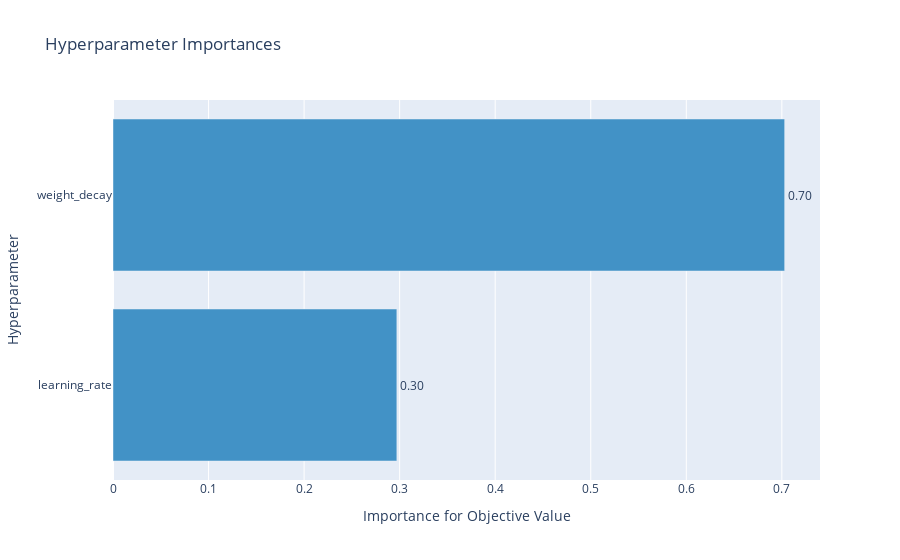

This figure's notebook cell:
### Code cell
print("maybe reduce the parameter range and run again once the general landscape is found?")
optuna.visualization.plot_param_importances(study)

### Figure 1 — Plotly figure (JSON) as saved in the notebook; plotly's stock layout.template omitted (floating-point values rounded to 4 significant figures)
{"data": [{"cliponaxis": false, "hovertemplate": ["learning_rate (FloatDistribution): 0.2970651332964529<extra></extra>", "weight_decay (FloatDistribution): 0.7029348667035471<extra></extra>"], "marker": {"color": "rgb(66,146,198)"}, "orientation": "h", "text": ["0.30", "0.70"], "textposition": "outside", "type": "bar", "x": [0.2971, 0.7029], "y": ["learning_rate", "weight_decay"]}], "layout": {"autosize": true, "showlegend": false, "title": {"text": "Hyperparameter Importances"}, "xaxis": {"autorange": true, "range": [0, 0.7399], "title": {"text": "Importance for Objective Value"}, "type": "linear"}, "yaxis": {"autorange": true, "range": [-0.5, 1.5], "title": {"text": "Hyperparameter"}, "type": "category"}}}
